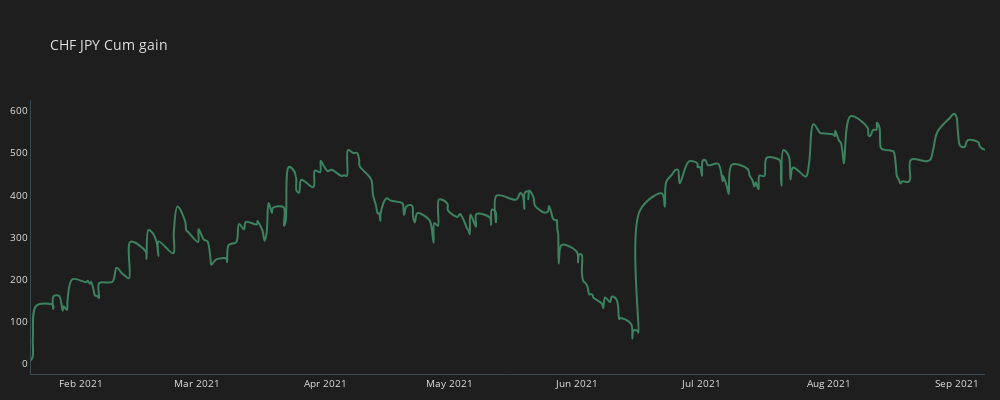

The notebook cell this image was saved under:
### Code cell
plot_line(trades_chf_jpy, 'CHF JPY Cum gain')

### Figure 1 — Plotly figure (JSON) as saved in the notebook; plotly's stock layout.template omitted (floating-point values rounded to 4 significant figures; data arrays with more than 128 entries replaced by an {"elided": "..."} marker saying what was removed)
{"data": [{"line": {"color": "#3d825f", "shape": "spline", "width": 2}, "mode": "lines", "name": "CHF_JPY_GAIN", "type": "scatter", "x": {"elided": "279 str values"}, "y": {"elided": "279 float values"}}], "layout": {"font": {"color": "#e1e1e1", "size": 10}, "height": 400, "margin": {"b": 10, "l": 15, "r": 15}, "paper_bgcolor": "#1e1e1e", "plot_bgcolor": "#1e1e1e", "title": {"text": "CHF JPY Cum gain"}, "width": 1000, "xaxis": {"linecolor": "#3a4a54", "linewidth": 1, "showgrid": false, "zeroline": false}, "yaxis": {"linecolor": "#3a4a54", "linewidth": 1, "showgrid": false, "zeroline": false}}}
